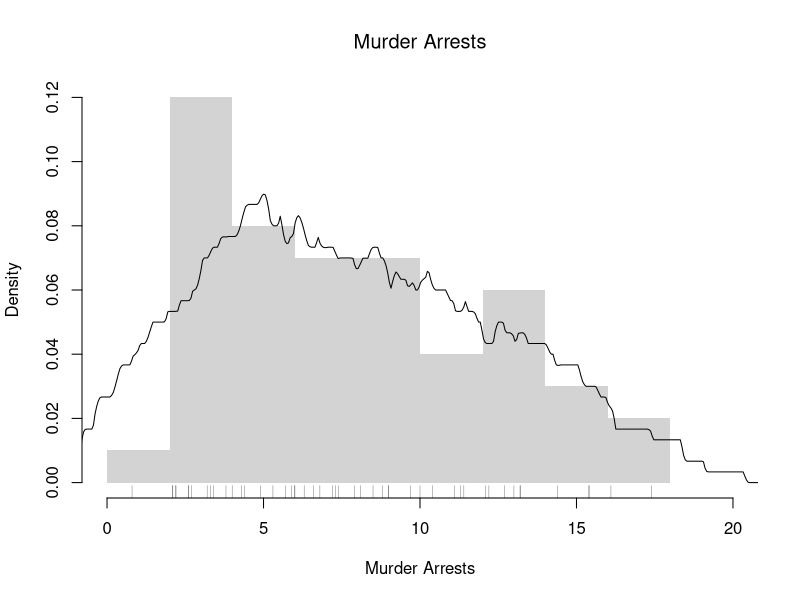
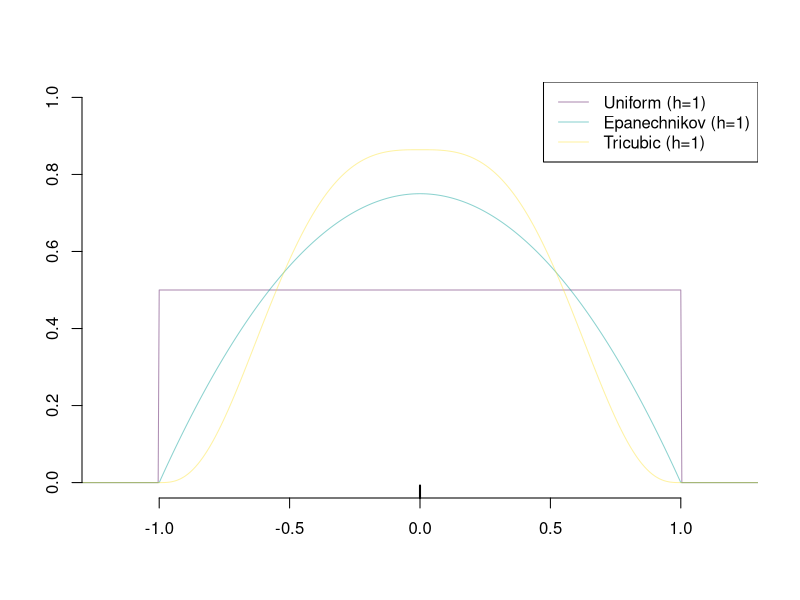
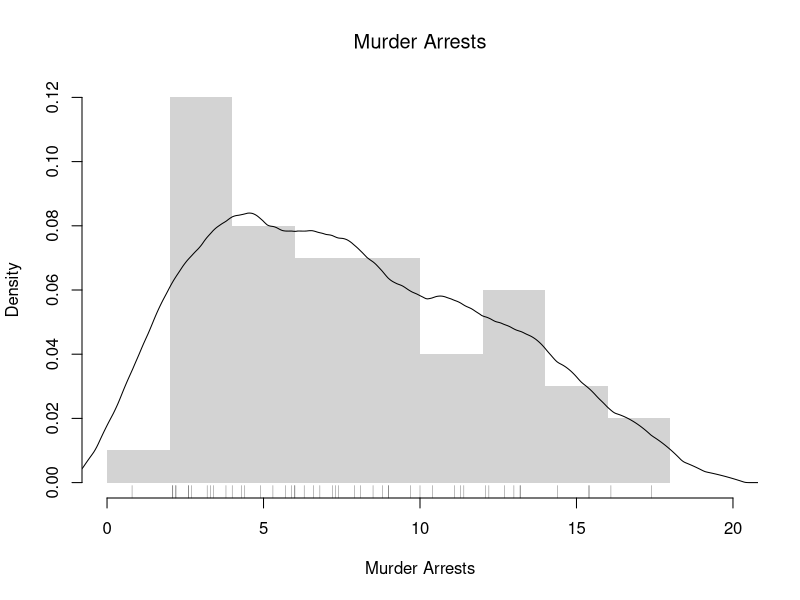
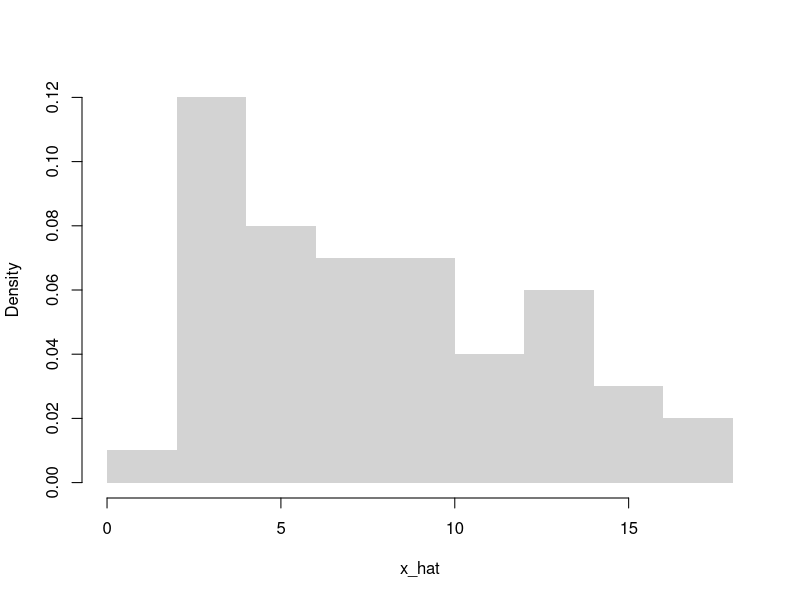
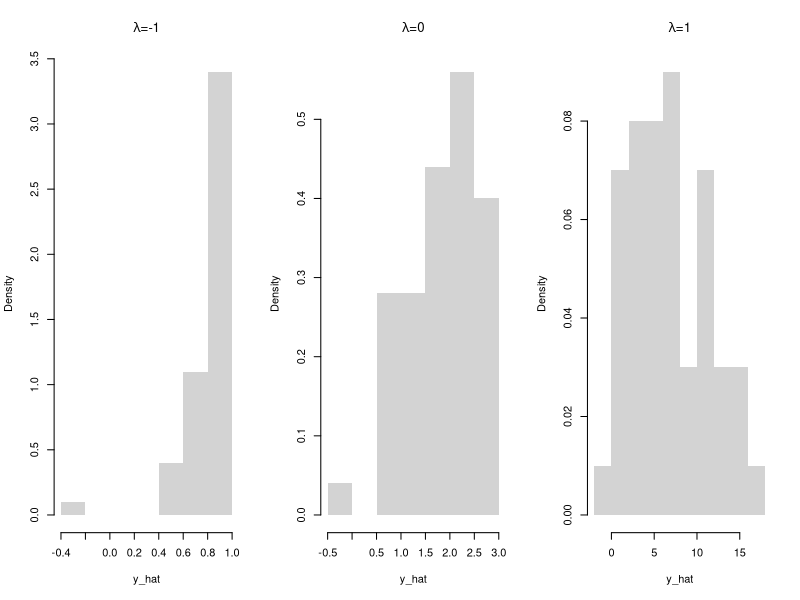
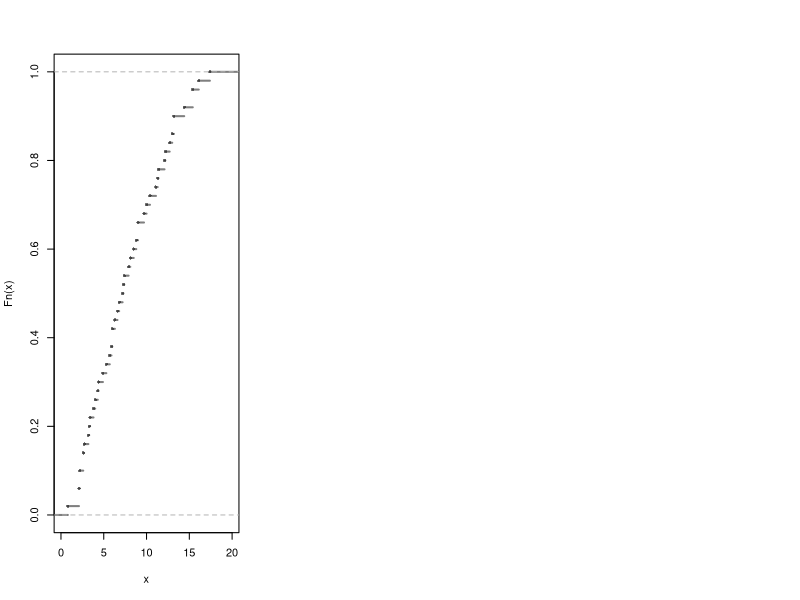

Source code (R) for these figures, in order:
## ---- chunk 1
# Practical Example
x_hat <- USArrests[, 'Murder'] # lab data: murder arrests per 100,000
hist(x_hat,
    breaks=seq(0, 20, by=2), # bin width =2, so h=1
    freq=FALSE,
    border=NA,
    main=NA,
    xlab='Murder Arrests')
title('Murder Arrests', font.main=1)
# Density Estimate with half-width h=3
# 'density' reads bw as the kernel's standard deviation, so pass bw=h/sqrt(3)
h <- 3
f_hat <- density(x_hat, bw=h/sqrt(3), kernel='rectangular')
lines(f_hat)
# Raw Observations
rug(x_hat, col=grey(0, .5))
## ---- chunk 2
# Kernel Density Functions

x <- 0 # Design point
x_values <- seq(-2, 2, length.out=1001) # Where to compute weight
h <- 1 # Half-width: all three kernels are zero beyond |x_values-x| > h


plot.new()
plot.window(xlim=c(-1.2, 1.2), ylim=c(0, 1))

## Uniform/rectangular
d_unif <- function(x_values, x, h){
    u <- abs(x_values-x)/h
    fu <- 1/2*(u <= 1)
    return(fu)
}
kU <- d_unif(x_values, x, h)
kern_cols <- hcl.colors(3, alpha=.45)
lines( kU ~ x_values, col=kern_cols[1], lty=1)

## Epanechnikov
d_epan <- function(x_values, x, h){
    u <- abs(x_values-x)/h
    fu <- 3/4*(1-u^2)*(u <= 1)
    return(fu)
}
kE <- d_epan(x_values, x, h)
lines( kE ~ x_values, col=kern_cols[2], lty=1)
## Try others using the 'density' function
# 'density' reads bw as the kernel's standard deviation, not the half-width h
#kE <-  density(x=0, bw=h/sqrt(5), kernel='epanechnikov')

## Tricubic
d_tricub <- function(x_values, x, h){
    u <- abs(x_values-x)/h
    fu <- 70/81*(1-u^3)^3*(u <= 1)
    return(fu)
}
kT <- d_tricub(x_values, x, h)
lines( kT ~ x_values, col=kern_cols[3], lty=1)


rug(0, lwd=2)
axis(1)
axis(2)

legend('topright', lty=1, col=kern_cols,
    legend=c('Uniform (h=1)', 'Epanechnikov (h=1)', 'Tricubic (h=1)'))
## ---- chunk 3
# Practical Example
hist(x_hat,
    breaks=seq(0, 20, by=2), # bin width 2h=2, so h=1
    freq=FALSE,
    border=NA,
    main=NA,
    xlab='Murder Arrests')
title('Murder Arrests', font.main=1)
# Same half-width h=3 as the rectangular kernel above, but a smoother weight
# For the Epanechnikov kernel, bw=h/sqrt(5)
h <- 3
f_hat <- density(x_hat, bw=h/sqrt(5), kernel='epanechnikov')
lines(f_hat)
# Raw Observations
rug(x_hat, col=grey(0, .5))
## ---- chunk 4
x0_hat <- 1:4

y_hat <- exp(x0_hat)
y_hat

z_hat <- log(y_hat)
z_hat
## ---- chunk 5
# Box–Cox transform and inverse
bc_transform <- function(x_hat, lambda) {
  if (any(x_hat <= 0)) stop('Box-Cox requires x > 0')
  if (abs(lambda) < 1e-8) log(x_hat) else (x_hat^lambda - 1)/lambda
}
bc_inverse <- function(t, lambda) {
  if (abs(lambda) < 1e-8) exp(t) else (lambda*t + 1)^(1/lambda)
}

hist(x_hat, main=NA, border=NA, freq=FALSE)

par(mfrow=c(1, 3))
for(lambda in c(-1, 0, 1)){
    y_hat <- bc_transform(x_hat, lambda)
    hist(y_hat,
        main=NA,
        border=NA, freq=FALSE)
    title(bquote(paste(lambda, '=', .(lambda))), font.main=1)
}
## ---- chunk 6
# Concave: mean of the transform vs transform of the mean
mean( sqrt(x_hat) )
sqrt( mean(x_hat) )

mean( log(x_hat) )
log( mean(x_hat) )
## ---- chunk 7
# Continuous Example 1
x0_hat <- c(0.5, 1.123, 2.987, 3.654)
mean( sqrt(x0_hat) )
sqrt( mean(x0_hat) )

# Continuous Example 2
mean( log(x0_hat) )
log( mean(x0_hat) )
## ---- chunk 8
## Discrete Example
x  <- c(1, 2, 3)
px <- c(0.2, 0.5, 0.3)
population_mean_x <- sum(x * px)
population_mean_x

g  <- sqrt
g(population_mean_x)

population_mean_y <- sum(g(x) * px)
population_mean_y
## ---- chunk 9
# Convex: mean of the transform vs transform of the mean
mean( x_hat^2 )
mean( x_hat )^2
## ---- chunk 10
x0_hat <- c(1, 2, 3)
mean( exp(x0_hat) )
exp( mean(x0_hat) )
## ---- chunk 11
# Empirical Distribution
F_hat <- ecdf(x_hat)
plot(F_hat, lwd=2, xlim=c(0, 20),
    pch=16, col=grey(0, .5), main=NA)

# Generating random variables via inverse ECDF
p <- runif(3000) ## Multiple Draws
x_sim <- quantile(F_hat, p, type=1)
x_sim[c(1, 2, 3)]

## Can also do directly from the data
x_sim <- quantile(x_hat, p, type=1)
x_sim[c(1, 2, 3)]
## ---- chunk 12
# 4 random data points from 3 different distributions
runif(4)
rexp(4)
rnorm(4)
## ---- chunk 13
# Theoretical Quantile Function (from VGAM::qdagum)
qdagum <- function(p, scale.b=1, shape1.a, shape2.c) {
  # Quantile function (theoretically derived from the CDF)
  ans <- scale.b * (expm1(-log(p) / shape2.c))^(-1 / shape1.a)
  # Special known cases
  ans[p == 0] <- 0
  ans[p == 1] <- Inf
  # Safety Checks
  ans[p < 0] <- NaN
  ans[p > 1] <- NaN
  if(scale.b <= 0 | shape1.a <= 0 | shape2.c <= 0){ ans <- ans*NaN }
  # Return
  return(ans)
}

# Generate Random Variables (VGAM::rdagum)
rdagum <-function(n, scale.b=1, shape1.a, shape2.c){
    p <- runif(n) # generate random probabilities
    x_sim <- qdagum(p, scale.b=scale.b, shape1.a=shape1.a, shape2.c=shape2.c) #find the inverses
    return(x_sim)
}

# Example
x_sim <- rdagum(3000, 1, 3, 1)
x_sim[c(1, 2, 3)]
